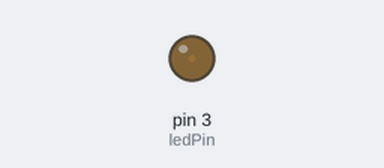
Simulated run of this sketch. Board: Arduino Uno, built with avr-gcc and run on an emulated ATmega328P. Shown: output pins drawn as LEDs (lit = HIGH).

Above: at 0.05 s.
At 0.95 s:
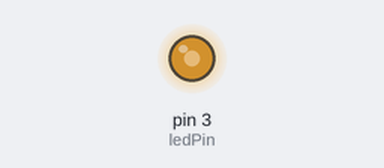
At 1.4 s:
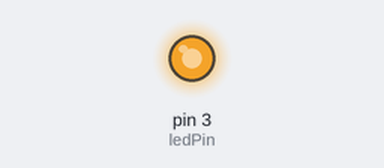
At 2.75 s:
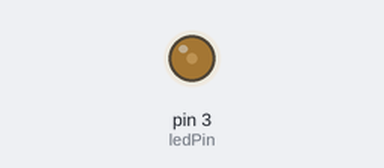
Timing chart, 0 to 7.2 s (numbered marks = the images above):
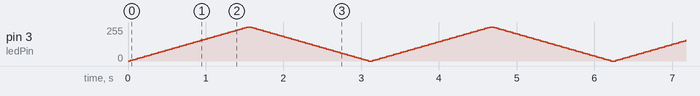

The sketch:

Blink_PWM.ino
```cpp
/*
 * Primo esempio PWM:
 * controllo luminosità led tramite comando PWM.
 *
 */
int ledPin = 3;    // LED connected to digital pin 3

void setup() {
  pinMode(ledPin, OUTPUT);
}

void loop() {
  // fade in from min to max in increments of 5 points
  // sets the value (range from 0 to 255)
  for (int fadeValue = 0 ; fadeValue <= 255; fadeValue += 5) {
    // Funzione PWM
    analogWrite(ledPin, fadeValue);
    // wait for 30 milliseconds to see the dimming effect
    delay(30);
  }

  // fade out from max to min in increments of 5 points
  // sets the value (range from 0 to 255)
  for (int fadeValue = 255 ; fadeValue >= 0; fadeValue -= 5) {
    // funzione PWM
    analogWrite(ledPin, fadeValue);
    // wait for 30 milliseconds to see the dimming effect
    delay(30);
  }
}

/*
 * Domanda:
 * perchè non succede nulla se uso il pin 13?
 * Quali pin posso utilizzare e quali no?
 */
```
